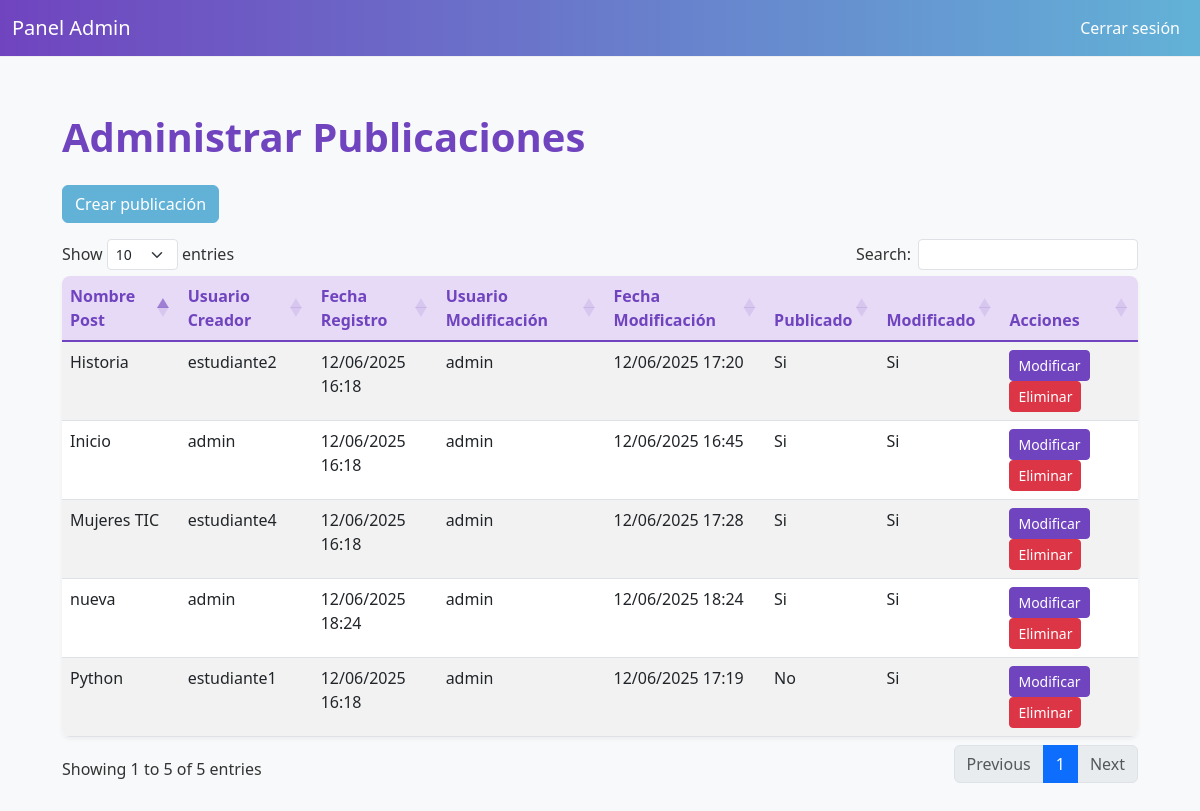
The page /panel/publicaciones/ (signed in) on the database as committed earlier.
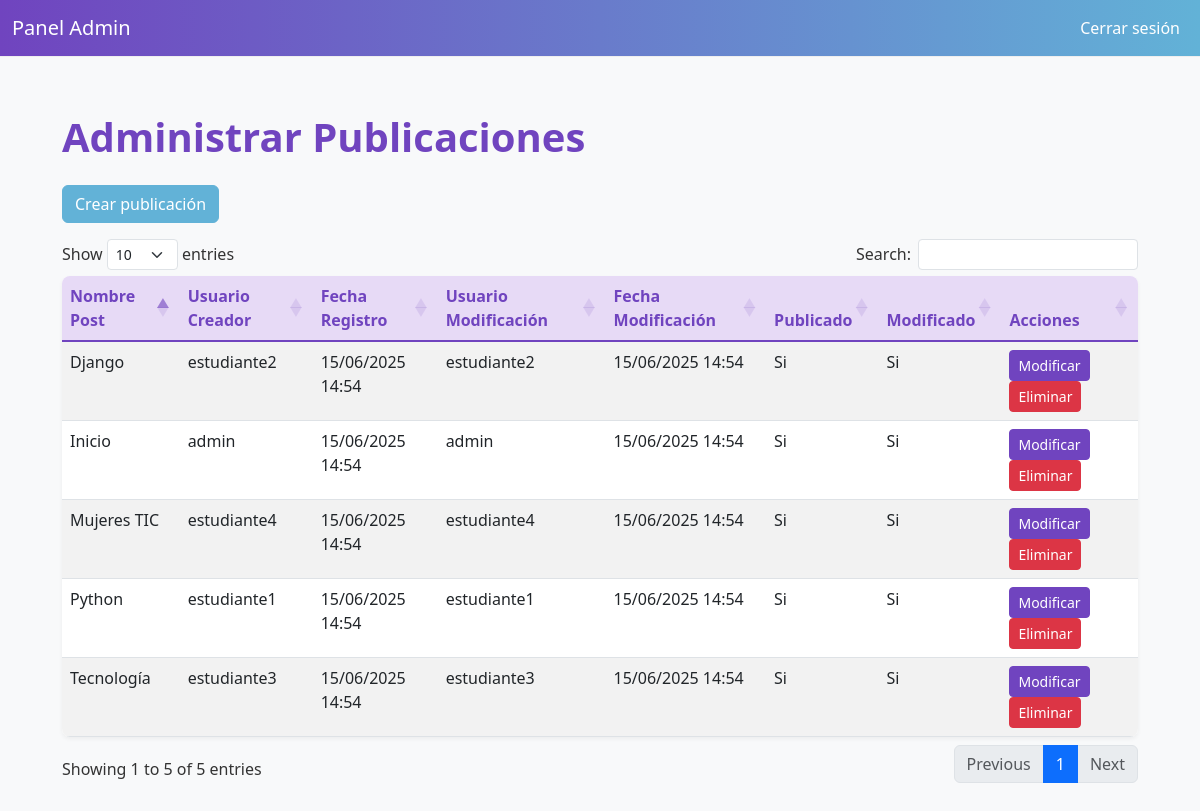
The same page on the database as committed later.
### codeandblogv1/models.py (models this page shows, shortened)
class BloqueEditable(models.Model):
    nombre = models.CharField(max_length=100, unique=True)  # ej: "bloque_inicio"
    contenido_html = models.TextField()
    estilos_css = models.TextField(blank=True, null=True)
    fecha_registro = models.DateTimeField(auto_now_add=True, null=True, blank=True)
    fecha_modificacion = models.DateTimeField(auto_now=True, null=True, blank=True)
    usuario_creador = models.ForeignKey(User, related_name='publicaciones_creadas', on_delete=models.SET_NULL, null=True, blank=True)
    usuario_modificacion = models.ForeignKey(User, related_name='publicaciones_modificadas', on_delete=models.SET_NULL, null=True, blank=True)
    aparece_en_inicio = models.BooleanField(default=True)
    imagen = models.ImageField(upload_to='publicaciones/', null=True, blank=True, validators=[FileExtensionValidator(['jpg', 'jpeg', 'png', 'gif', 'svg'])])
    categoria = models.ForeignKey('Categoria_comentario', on_delete=models.SET_NULL, null=True, blank=True)

### codeandblogv1/views/views.py (the view)
# urls.py: path('panel/publicaciones/', views.publicaciones_admin, name='publicaciones_admin'),
@login_required
def publicaciones_admin(request):
    if not is_admin(request.user):
        return redirect('home_blog')
    publicaciones = BloqueEditable.objects.all()
    return render(request, 'admin/publicaciones_admin.html', {'publicaciones': publicaciones})

### codeandblogv1/views/views.py (called while the page is built)
def is_admin(user):
    return user.groups.filter(name='admin').exists() or user.is_superuser

### codeandblogv1/templates/admin/publicaciones_admin.html (shortened to what this page needs)
{% load static %}
<!DOCTYPE html>
<html>
<head>
    <title>Administrar Publicaciones</title>    <link rel="stylesheet" href="https://cdn.jsdelivr.net/npm/bootstrap@5.3.0/dist/css/bootstrap.min.css">
    <link rel="stylesheet" href="https://cdn.datatables.net/1.13.4/css/dataTables.bootstrap5.min.css">
    <link rel="stylesheet" href="{% static 'css/admin-styles.css' %}"
</head>
<body>
<nav class="navbar navbar-expand-lg navbar-dark bg-dark mb-4">
  <div class="container-fluid">
    <a class="navbar-brand" href="#">Panel Admin</a>
    <div class="collapse navbar-collapse" id="navbarNav">
      <ul class="navbar-nav ms-auto">
        <li class="nav-item">
          <a class="nav-link" href="/logout/">Cerrar sesión</a>
        </li>
      </ul>
    </div>
  </div>
</nav>
<div class="container">
    <h1 class="mb-4">Administrar Publicaciones</h1>
    <a href="{% url 'crear_publicacion' %}" class="btn btn-success mb-3">Crear publicación</a>
    <table id="publicacionesTable" class="table table-striped">
        <thead>
            <tr>
                <th>Nombre Post</th>
                <th>Usuario Creador</th>
                <th>Fecha Registro</th>
                <th>Usuario Modificación</th>
                <th>Fecha Modificación</th>
                <th>Publicado</th>
                <th>Modificado</th>
                <th>Acciones</th>
            </tr>
        </thead>
        <tbody>
            {% for pub in publicaciones %}
            <tr>
                <td>{{ pub.nombre }}</td>
                <td>{{ pub.usuario_creador }}</td>
                <td>{{ pub.fecha_registro|date:'d/m/Y H:i' }}</td>
                <td>{{ pub.usuario_modificacion }}</td>
                <td>{{ pub.fecha_modificacion|date:'d/m/Y H:i' }}</td>
                <td>{% if pub.aparece_en_inicio %}Si{% else %}No{% endif %}</td>
                <td>{% if pub.fecha_modificacion %}Si{% else %}No{% endif %}</td>
                <td>
                    <a href="{% url 'editar_bloque' pub.nombre %}" class="btn btn-primary btn-sm">Modificar</a>
                    <a href="{% url 'eliminar_bloque' pub.nombre %}" class="btn btn-danger btn-sm" onclick="return confirm('¿Estás seguro de eliminar esta publicación?');">Eliminar</a>
                </td>
            </tr>
            {% endfor %}
        </tbody>
    </table>
</div>
</body>
</html>

### codeandblogv1/static/css/admin-styles.css (style rules this page uses)
:root { --admin-primary: #7044bf; --admin-secondary: #62b2d7; --admin-light: #e7daf6; }
body { background-color: #f8f9fa; color: #333; }
.navbar { background: linear-gradient(to right, var(--admin-primary), var(--admin-secondary)) !important; border-bottom: 1px solid #eee; }
.navbar-brand, .nav-link { color: #ffffff !important; }
.btn-primary { background-color: var(--admin-primary); border-color: var(--admin-primary); color: #ffffff; }
.btn-success { background-color: var(--admin-secondary); border-color: var(--admin-secondary); }
.btn-danger { background-color: #dc3545; border-color: #dc3545; }
.table { background-color: #ffffff; color: #333; box-shadow: 0 2px 4px rgba(0,0,0,0.05); border-radius: 8px; overflow: hidden; }
.table thead th { background-color: var(--admin-light); color: var(--admin-primary); border-bottom: 2px solid var(--admin-primary); }
.container { padding: 2rem; }
h1 { color: var(--admin-primary); margin-bottom: 1.5rem; font-weight: 600; }

Rows that differ between the two databases and show on the page:
removed BloqueEditable: nombre "Historia", usuario_creador "estudiante2", fecha_registro "12/06/2025 16:18", usuario_modificacion "admin", fecha_modificacion "12/06/2025 17:20", aparece_en_inicio "Si"
removed BloqueEditable: nombre "nueva", usuario_creador "admin", fecha_registro "12/06/2025 18:24", usuario_modificacion "admin", fecha_modificacion "12/06/2025 18:24", aparece_en_inicio "Si"
changed BloqueEditable "Inicio": fecha_registro "12/06/2025 16:18" → "15/06/2025 14:54"; fecha_modificacion "12/06/2025 16:45" → "15/06/2025 14:54"
changed BloqueEditable "Python": fecha_registro "12/06/2025 16:18" → "15/06/2025 14:54"; usuario_modificacion "admin" → "estudiante1"; fecha_modificacion "12/06/2025 17:19" → "15/06/2025 14:54"; aparece_en_inicio "No" → "Si"
added BloqueEditable: nombre "Django", usuario_creador "estudiante2", fecha_registro "15/06/2025 14:54", usuario_modificacion "estudiante2", fecha_modificacion "15/06/2025 14:54", aparece_en_inicio "Si"
added BloqueEditable: nombre "Tecnología", usuario_creador "estudiante3", fecha_registro "15/06/2025 14:54", usuario_modificacion "estudiante3", fecha_modificacion "15/06/2025 14:54", aparece_en_inicio "Si"
changed BloqueEditable "Mujeres TIC": fecha_registro "12/06/2025 16:18" → "15/06/2025 14:54"; usuario_modificacion "admin" → "estudiante4"; fecha_modificacion "12/06/2025 17:28" → "15/06/2025 14:54"
